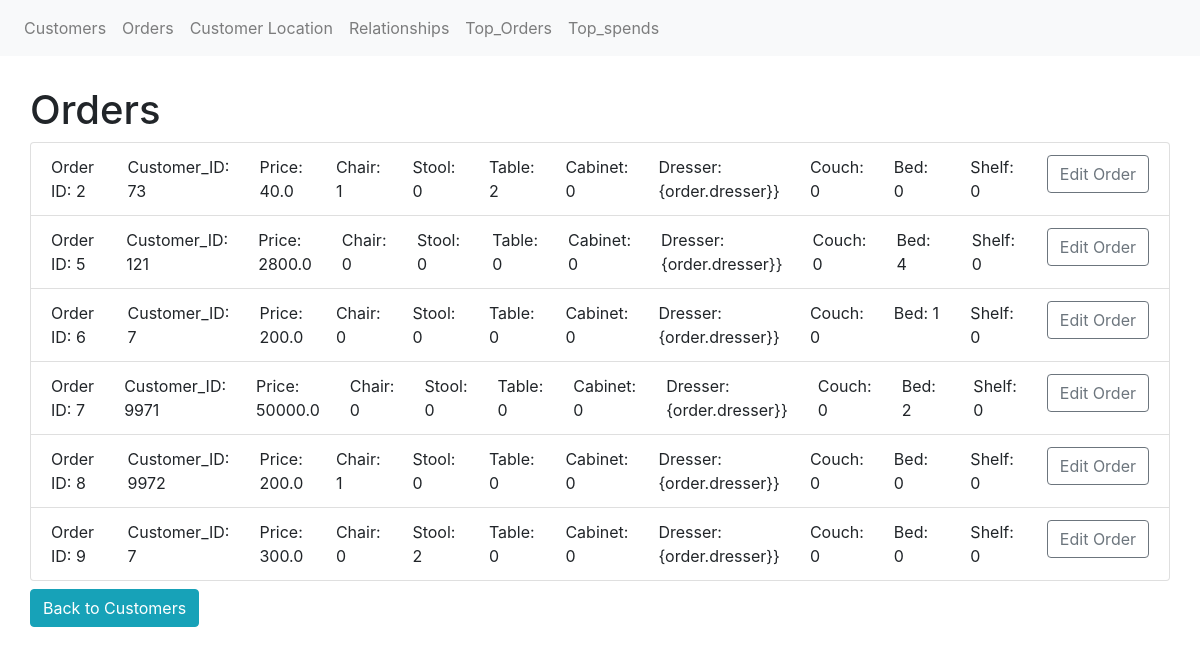
The page /orders on the database its author committed.
### app/models.py (models this page shows, shortened)
class Order(db.Model):
    __tablename__ = 'Order'
    order_id = db.Column(db.Integer, primary_key=True) #Primary key column
    date = db.Column(db.Date) #Date column for the order date
    customer_id = db.Column(db.Integer, db.ForeignKey('Customer.customer_id', ondelete='CASCADE'), nullable=False)
    price = db.Column(db.Float) #Float column for the order price
    chair = db.Column(db.Integer)
    stool = db.Column(db.Integer)
    table = db.Column(db.Integer)
    cabinet = db.Column(db.Integer)
    dresser = db.Column(db.Integer)
    couch = db.Column(db.Integer)
    bed = db.Column(db.Integer)
    shelf = db.Column(db.Integer)

### app/routes.py (the view)
@app.route('/orders')
def orders():
    orders = Order.query.all()
    return render_template('orders.html', orders=orders)

### app/templates/orders.html (shortened to what this page needs)
{% extends "base.html" %}
{% block content %}
    <h1>Orders</h1>
        <ul class="list-group">
            {%for order in orders%}
                <li class="list-group-item">
                    <div class="row justify-content-start">
                        <div class="col">Order ID: {{order.order_id}} </div>
                        <div class="col">Customer_ID: {{order.customer_id}} </div>
                        <div class="col">Price: {{order.price}}</div>
                        <div class="col">Chair: {{order.chair}} </div>
                        <div class="col">Stool: {{order.stool}} </div>
                        <div class="col">Table: {{order.table}} </div>
                        <div class="col">Cabinet: {{order.cabinet}}</div>
                        <div class="col">Dresser: {order.dresser}} </div>
                        <div class="col">Couch: {{order.couch}}</div>
                        <div class="col">Bed: {{order.bed}}</div>
                        <div class="col">Shelf: {{order.shelf}} </div>
                        <div class="col"><a href="{{ url_for('edit_order', order_id=order.order_id) }}" class="btn btn-outline-secondary">Edit Order</a></div>
                    </div>
                </li>
            {% endfor %}
        </ul>
        <a href="{{ url_for('index') }}" class="btn btn-info mt-2">Back to Customers</a>
{% endblock %}

### rows shown on the page
Order: order_id "2", customer_id "73", price "40.0", chair "1", stool "0", table "2", cabinet "0", couch "0", bed "0", shelf "0"
Order: order_id "5", customer_id "121", price "2800.0", chair "0", stool "0", table "0", cabinet "0", couch "0", bed "4", shelf "0"
Order: order_id "6", customer_id "7", price "200.0", chair "0", stool "0", table "0", cabinet "0", couch "0", bed "1", shelf "0"
Order: order_id "7", customer_id "9971", price "50000.0", chair "0", stool "0", table "0", cabinet "0", couch "0", bed "2", shelf "0"
Order: order_id "8", customer_id "9972", price "200.0", chair "1", stool "0", table "0", cabinet "0", couch "0", bed "0", shelf "0"
Order: order_id "9", customer_id "7", price "300.0", chair "0", stool "2", table "0", cabinet "0", couch "0", bed "0", shelf "0"
